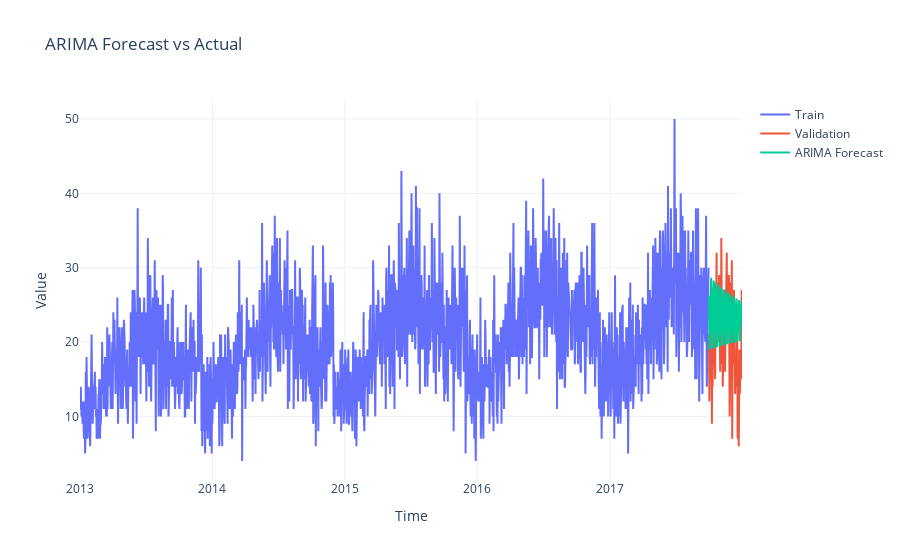

Source (notebook cell):
### Code cell
forecast_ts = TimeSeries.from_times_and_values(val.time_index, results['forecast'])

plot_forecasts(
    train=train,
    val=val,
    preds={'ARIMA Forecast': forecast_ts},
    title="ARIMA Forecast vs Actual"
)
